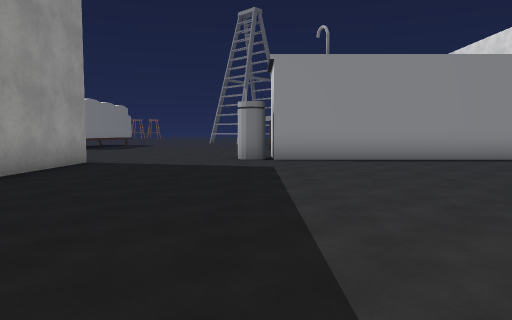
View 1 (above)

24 first-person views from a walk through a scene from a Unity 3-D project. The camera is 1.3 m above the floor, tilts 4° down and sees 70° across. The floor is counted in squares, 2 m on a side. Each view is taken from the middle of a square. On the plan, view 1 faces up. The plan holds only what a view shows up to about 11 squares ahead; the rest is blank. The place goes on beyond the plan. Some surface patterns are stand-ins.

View 2
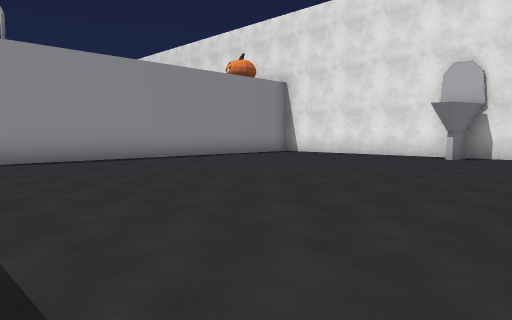

View 3
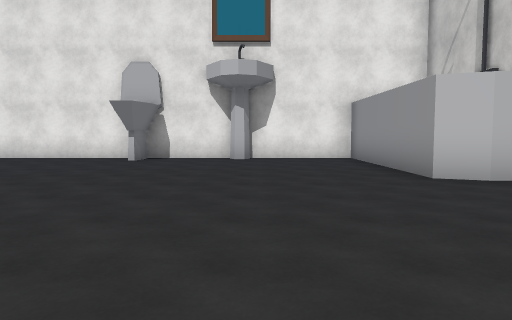

View 4
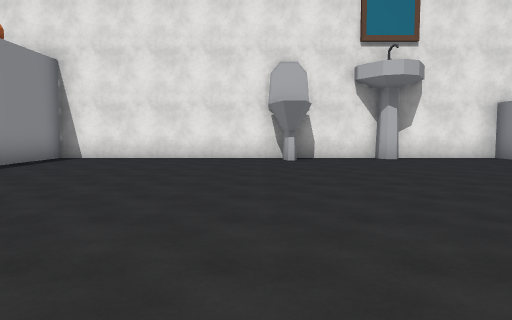

View 5
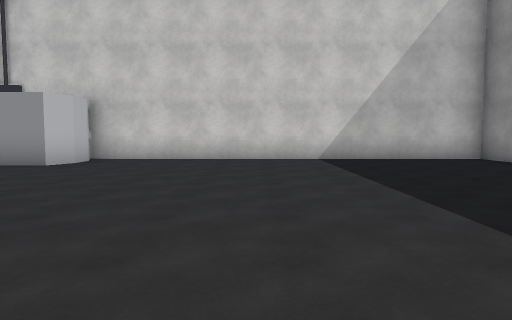

View 6
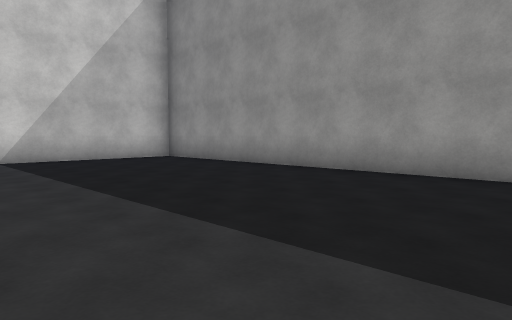

View 7
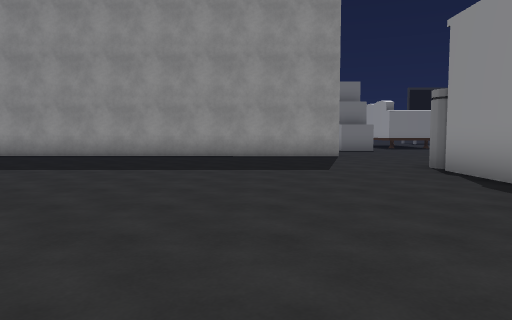

View 8
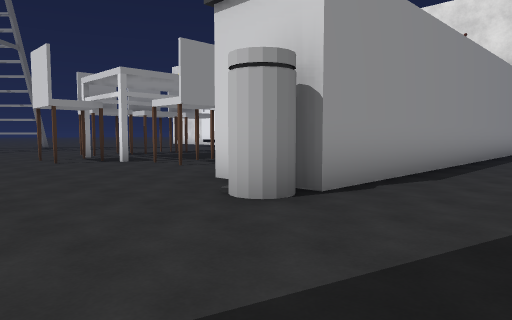

View 9
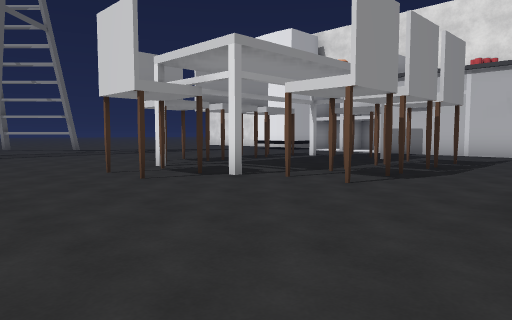

View 10
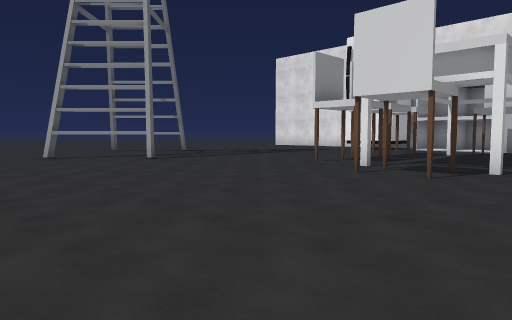

View 11
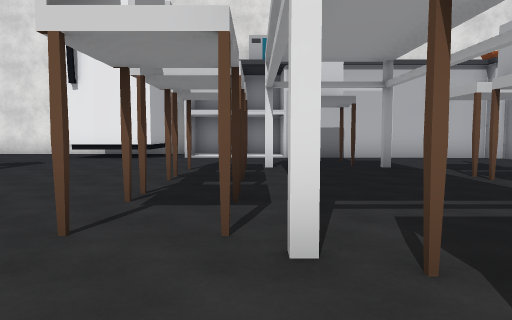

View 12
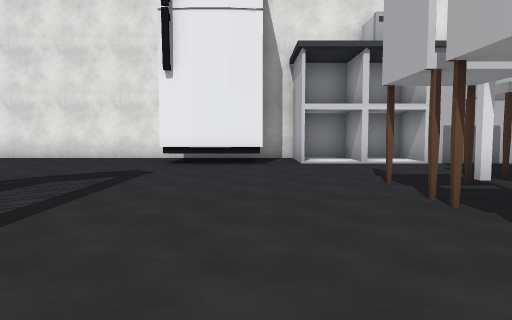

View 13
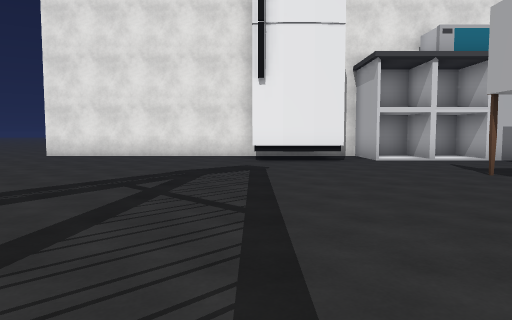

View 14
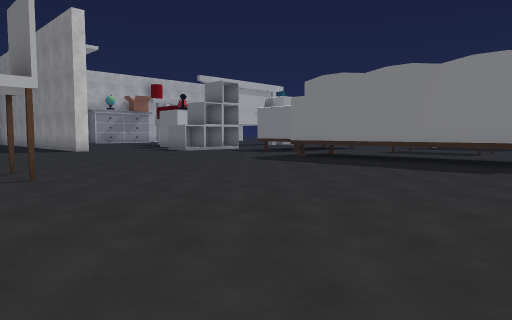

View 15
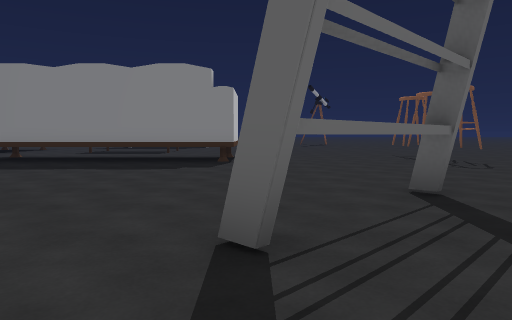

View 16
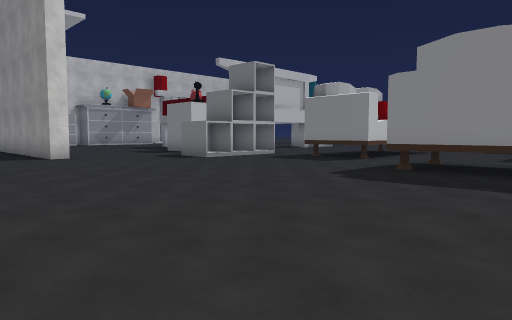

View 17
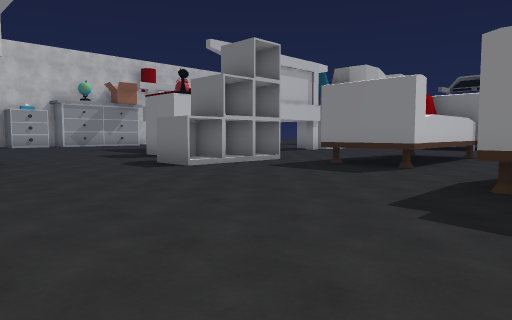

View 18
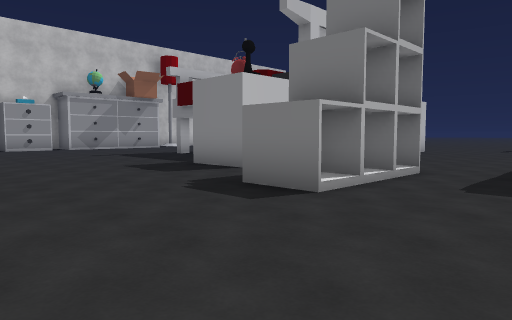

View 19
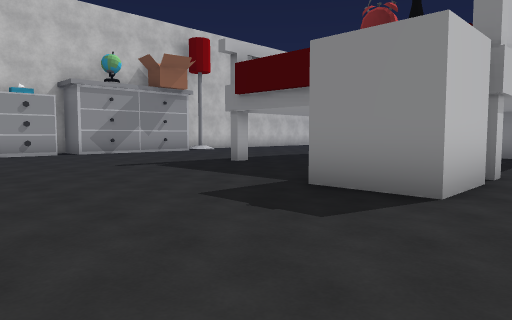

View 20
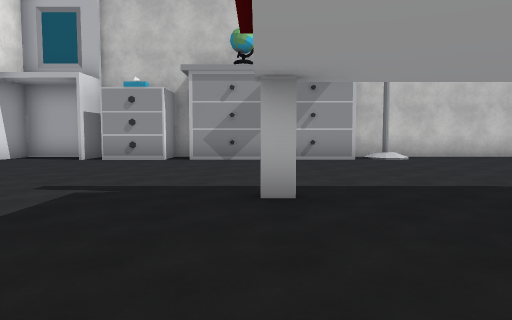

View 21
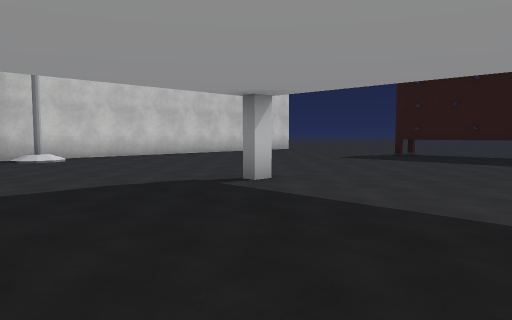

View 22
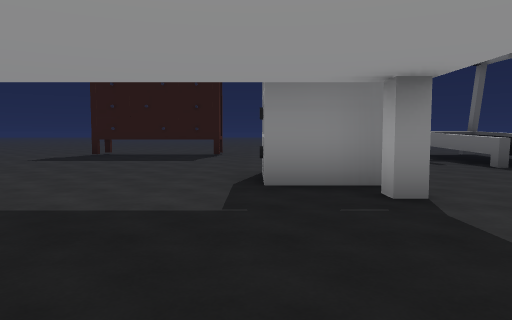

View 23
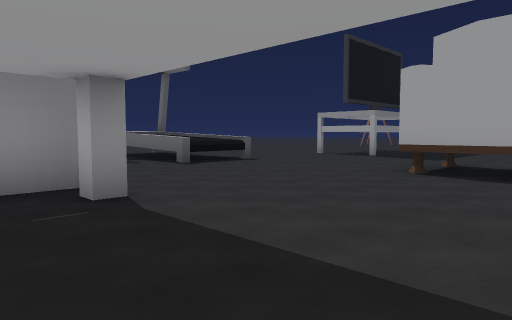

View 24
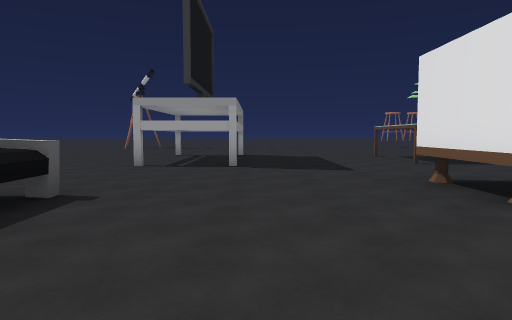

### Floor plan
Key: @ floor where view 1 was taken; # wall or solid block; . main floor; : floor 0.25 m higher than the main floor; / step, stairs or slope; ^ raised ledge; T thing the floor can be seen under or through; O other object.
Columns run from 23 left of view 1 to 11 right of it. Each row starts with its distance up from view 1.
 26              .........     .......#
 25              .......#..  .........#
 24              ........#............#
 23                  .....#.........###
 22              .TT................###
 21             .. T................###
 20  ...  ....O .. T................###
 19  ...  ....O .. T........O.OO.O..###
 18  ...# ....O  . T........O.OO.O....#
 17   ..##....O .. T.......OO.....OO###
 16   ............TT.......OO.....OO#
 15    .....................O.O..O..#
 14    ......#####............OO.O..#
 13 ^^^^.....##  #..................#
 12   ^^^....##  #............... ..#
 11  ^^^^...................#       O
 10   ...........O:OO......O########OO
  9     ........  OO..................#
  8       O......OO....#..............#
  7       O#....  O....#..............#
  6 .....OO...... O....#..............#
  5 O..................#..............#
  4 O................. #..............#
  3 O................. #.............O#
  2 O......#....#..... #..............#
  1 O................. #..............#
  0 .................  #...@..........O
 -1 .................. #..............#
 -2     ...............#..............#
 -3     ...............#.........######
 -4      ...//# ##.OO..#.........#
 -5      ######  #################

Positions as (right, up) in squares from view 1, and headings:
1: (0, 0), facing up
2: (0, 0), facing up-right
3: (1, 0), facing right
4: (1, 4), facing right
5: (2, 5), facing down
6: (2, 5), facing down-left
7: (7, 6), facing left
8: (-3, 7), facing up-right
9: (-3, 11), facing up-right
10: (-6, 14), facing up-right
11: (-1, 18), facing right
12: (1, 21), facing right
13: (0, 23), facing right
14: (1, 23), facing down-left
15: (1, 23), facing left
16: (-1, 19), facing down-left
17: (-3, 17), facing down-left
18: (-4, 13), facing down-left
19: (-5, 9), facing down-left
20: (-11, 6), facing down
21: (-12, 6), facing down-left
22: (-12, 6), facing left
23: (-12, 6), facing up-left
24: (-17, 9), facing up
